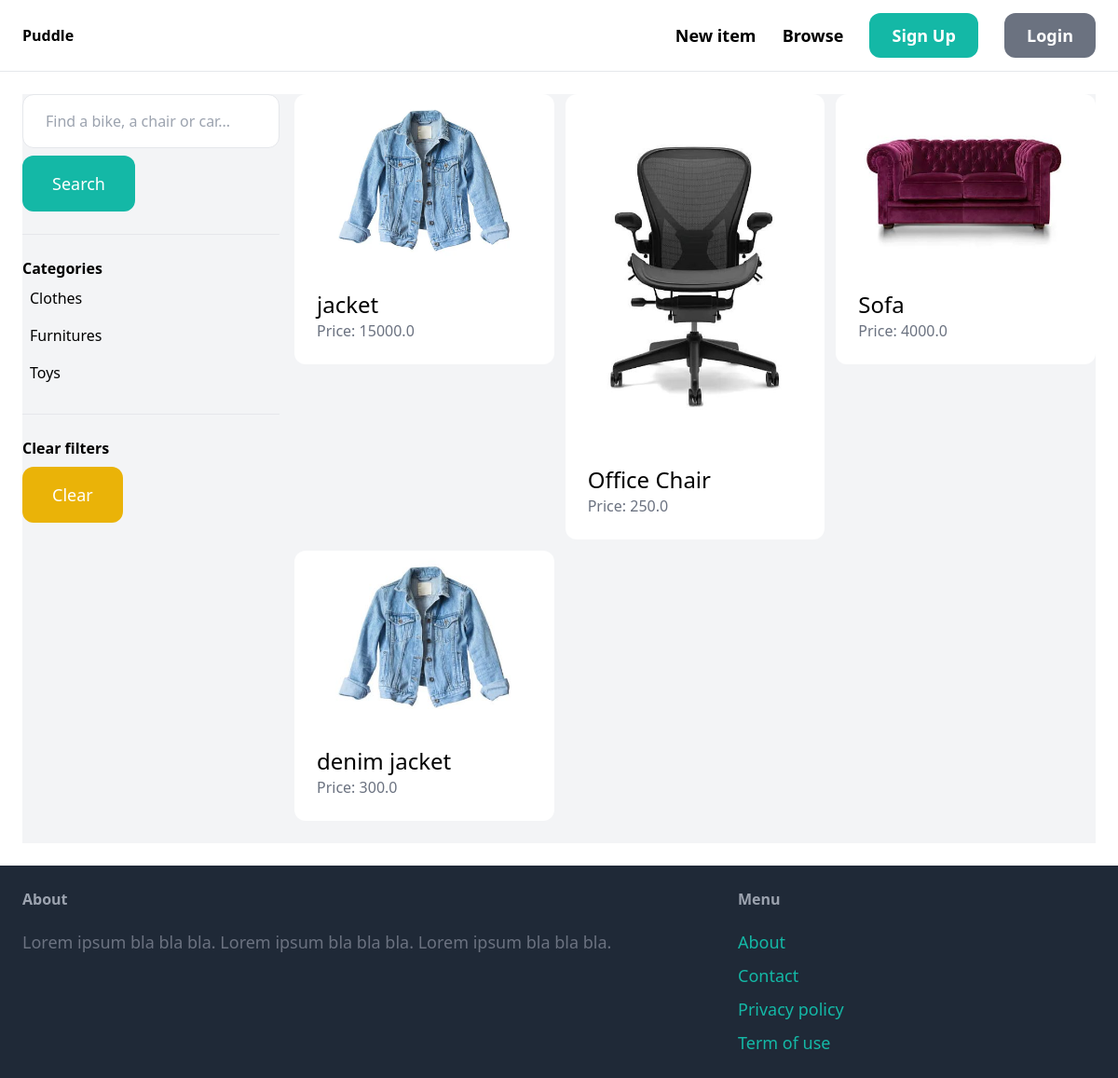
The app's page /items/ with its own data.
### items/models.py (models this page shows, shortened)
class Category(models.Model):
    name = models.CharField(max_length=255)
    class Meta:
        ordering = ('name',)
        verbose_name_plural = "Categories"

class Items(models.Model):
    category = models.ForeignKey(Category, related_name='items', on_delete=models.CASCADE)
    name = models.CharField(max_length=255)
    description = models.TextField(blank=True, null=True)
    price = models.FloatField()
    image = models.ImageField(upload_to="item_images", blank=True, null=True)
    is_sold = models.BooleanField(default=False)
    created_by = models.ForeignKey(User, related_name='items', on_delete=models.CASCADE)
    created_at = models.DateTimeField(auto_now_add=True)
    class Meta:
        verbose_name_plural = "Items"

### items/views.py (the view)
# urls.py: path('', views.items, name='items')
def items(request):
    query = request.GET.get('query', '')
    items = Items.objects.filter(is_sold=False)
    categories = Category.objects.all()
    category_id = request.GET.get('category', 0)
    if category_id:
        items = items.filter(category_id=category_id)
    if query:
        items = items.filter(Q(name__icontains=query) | Q(description__icontains=query))
    return render(request, 'item/items.html', {
        'items': items,
        'categories': categories,
        'category_id': category_id,
        'query': query,
    })

### items/templates/item/items.html (shortened to what this page needs)
{% extends 'core/base.html' %}
{% block content %}
    <div class="pb-6 grid grid-cols-4 gap-4 bg-gray-100">
        <div class="col-span-1">
            <form method="get" action="{% url 'item:items' %}">
                <input name="query" class="w-full py-4 px-6 border rounded-xl" type="text" value="{{ query }}" placeholder="Find a bike, a chair or car...">
                <button class="mt-2 py-4 px-8 text-lg bg-teal-500 text-white rounded-xl">Search</button>
            </form>
            <hr class="my-6">
            <p class="font-semibold">Categories</p>
            <ul>
                {% for category in categories %}
                    <li class="py-2 px-2 rounded-xl{% if category.id == category_id %} bg-gray-200{% endif %}">
                        <a href="{% url 'item:items' %}?query={{ query }}&category={{ category.id }}">{{ category.name }}</a>
                    </li>
                {% endfor %}
            </ul>
            <hr class="my-6">
            <p class="font-semibold">Clear filters</p>
            <ul>
                <li><a href="{% url 'item:items' %}" class="mt-2 py-4 px-8 inline-block bg-yellow-500 text-lg rounded-xl text-white">Clear</a>
        </div>
        <div class="col-span-3">
            <div class="grid grid-cols-3 gap-3">
                {% for item in items %}
                    <div>
                        <a href="{% url 'item:detail' item.id %}">
                            <div>
                                <img src="{{ item.image.url }}" class="rounded-t-xl">
                            </div>
                            <div class="p-6 bg-white rounded-b-xl">
                                <h2 class="text-2xl">{{ item.name }}</h2>
                                <p class="text-gray-500">Price: {{ item.price }}</p>
                            </div>
                        </a>
                    </div>
                {% endfor %}
            </div>
        </div>
    </div>
{% endblock %}

### records on screen
Category: name "Clothes"
Category: name "Furnitures"
Category: name "Toys"
Items: image (picture), name "jacket", price "15000.0"
Items: image (picture), name "Office Chair", price "250.0"
Items: image (picture), name "Sofa", price "4000.0"
Items: image (picture), name "denim jacket", price "300.0"
